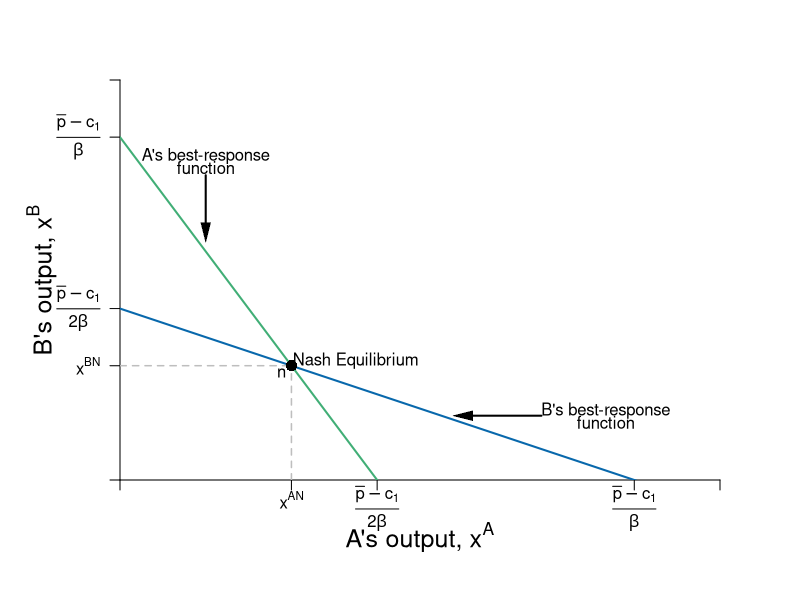

Reproduce this figure in R.
require(shape)
pdf(file = "competitionmarkets/cournot_brfs.pdf", width = 9, height = 7)

#Set parameters for graphics
axislabelsize <- 1.5
labelsize <- 1.2
graphlinewidth <- 2
segmentlinewidth <- 1.5

COL <- c("#7fc97f", "#beaed4", "#fdc086", "#ffff99", "#386cb0", "#f0027f", "#bf5b17", "#666666")
COLA <- c("#e0f3db", "#99d8c9","#66c2a4","#41ae76", "#238b45", "#005824")
COLB <- c("#c6dbef", "#4eb3d3", "#2b8cbe", "#0868ac","#084081")

par(mar =  c(6, 6, 4, 4))

piA <- function(xa, xb, s = 0.5, pmax = 20, c1 = 2) {
  (pmax - s*xb)*xa - s*(xa)^2 - c1*xa
}

piB <- function(xa, xb, s = 0.5, pmax = 20, c1 = 2) {
  (pmax - s*xa)*xb - s*(xb)^2 - c1*xb
}

brfB <- function(xa, s = 0.5, pmax = 20, c1 = 2) {
 (pmax - c1)/(2*s) - (1/2)*xa
}

brfA <- function(xa, s = 0.5, pmax = 20, c1 = 2) {
  (pmax - c1)/s - 2*xa
}

# brfPE <- function(ea, alpha = 16, beta = 1/12) {
#   alpha*(1 - beta*ea)
# }
# 
# indiffeA <- function(ea, alpha = 16, beta = 1/24, uA = 46.08) {
#   1/beta - (0.5*ea)/(alpha*beta) - uA/(alpha*beta*ea)
# }
# 
# indiffB <- function(eb, alpha = 16, beta = 1/24, uB = 46.08) {
#   (alpha*eb - uB - 0.5*eb^2)/(alpha*beta*eb)
# }
# 
# indiffB2 <- function(ea, alpha = 16, beta = 1/24, uB = 46.08) {
#   sqrt(alpha^2*(beta*ea - 1)^2 - 2*uB) - alpha*beta*ea + alpha
# }
# 
# indiffB3 <- function(ea, alpha = 16, beta = 1/24, uB = 46.08) {
#   -sqrt(alpha^2*(beta*ea - 1)^2 - 2*uB) - alpha*beta*ea + alpha
# }


#Input into Wolfram Alpha: solve for x y = 1/b - (0.5*x)/(a*b) - u/(a*b*x)

# indiffAlowB <- function(eb, alpha = 16, beta = 1/24, uA = 46.08) {
#   0.5*(-sqrt((2*alpha*beta*eb - 2*alpha)^2 - 8*uA)) - 2*alpha*beta*eb + 2*alpha
# }
# 
# indiffAlow <- function(ea, alpha = 16, beta = 1/24, uA = 46.08) {
#   0.5*(-sqrt((2*alpha*beta*ea - 2*alpha)^2 - 8*uA)) - 2*alpha*beta*ea + 2*alpha
# }
# 
# indiffAgain <- function(ea, alpha = 16, beta = 1/24, uA = 46.08) {
#   (-2*alpha*ea +2*uA + ea^2 )/ ( 2 * alpha * beta * ea)
# }

xlims <- c(0, 42)
ylims <- c(0, 42)

npts <- 501 
x <- seq(xlims[1], xlims[2], length.out = npts)
y <- seq(ylims[1], ylims[2], length.out = npts) 
a <- c(46.08, 55, 64)
b <- c(46.08, 55, 64)


#B's value when at A's bliss point
#0.35*log(5.88) + 0.35*log(8.88) + 0.5*log(10 - 5.88) + 0.5*log(15 - 8.88) 

#B's bliss point x = 4.11765; y = 6.17647
#A's value when at A's bliss point
#0.5*log(4.11765) + 0.5*log(6.17647) + 0.35*log(10 - 4.11765) + 0.35*log(15 - 6.17647) 


plot(0, 0, xlim = xlims, ylim = ylims, type = "n",
     xlab = expression(paste("")),
     ylab = expression(paste("")), 
     xaxt = "n", 
     yaxt = "n", 
     cex.lab = axislabelsize, 
     bty = "n",
     xaxs="i", 
     yaxs="i")

# ticksy <- seq(from = 0, to = ylims[2], by = 2)
# ylabels <- seq(from = 0, to = ylims[2], by = 2)
# ticksx <- seq(from = 0, to = xlims[2], by = 2)
# xlabels <- seq(from = 0, to = xlims[2], by = 2)
ticksy <- c(0, 12, 18, 36, ylims[2])
ylabels <- c(NA, expression(paste(x^{BN})), expression(paste( frac(bar(p) - c[1],2*beta) )), expression(paste( frac(bar(p) - c[1],beta) )), NA)
ticksx <- c(0, 12, 18, 36, xlims[2])
xlabels <- c(NA, expression(paste(x^{AN})), expression(paste(frac(bar(p) - c[1],2*beta))), expression(paste( frac(bar(p) - c[1],beta) )), NA)

axis(1, at = ticksx, pos = 0, labels = FALSE)

text(x = c(0, 12, 18, 36, xlims[2]), par("usr")[3] - 0.4, labels = xlabels, srt = 0, pos = 1, xpd = TRUE)

axis(2, at = ticksy, pos = 0, labels = ylabels, las = 1)

npts <- 500 
xx1 <- seq(xlims[1], xlims[2], length.out = npts)

lines(xx1, brfA(xx1, s = 0.5, pmax = 20, c1 = 2), col = COLA[4], lwd = graphlinewidth)
lines(xx1, brfB(xx1, s = 0.5, pmax = 20, c1 = 2), col = COLB[4], lwd = graphlinewidth)

segments(0, 12, 12, 12, lty = 2, col = "gray" , lwd = segmentlinewidth)
segments(12, 0, 12, 12, lty = 2, col = "gray" , lwd = segmentlinewidth)

#mtext(expression(paste("A's output, ", x^A)), side=1, line = 2.5, cex = axislabelsize)
text(0.5*(xlims[2]), -6, expression(paste("A's output, ", x^A)), xpd = TRUE, cex = axislabelsize) 
text(-5.5, 0.5*ylims[2], expression(paste("B's output, ", x^B)), xpd = TRUE, cex = axislabelsize, srt = 90) 

#segments(4.11765, 6.17647, 5.88, 8.88, lty = 1, col = COL[2] , lwd = graphlinewidth)
#text(7.3, 3, expression("Pareto Efficient"))
#text(7.3, 2.5, expression("Curve"))
#Arrows(7.3, 3.5, 7.3, 6.1, col = "black", lty = 1, lwd = 2, arr.type = "triangle", arr.lwd = 0.5)

#Label the iso-welfare functions for the HG, Aisha
# text(3.8, 1.5, expression(u[1]^A))
# text(4.6, 1.5, expression(u[2]^A))
# text(5.5, 1.5, expression(u[3]^A))
#text(6.6, 8.3, expression(u[4]^A))

#Label the indifference curves for the HG, Betty
# text(7.6, 17, expression(u[1]^B))
# text(6.75, 17, expression(u[2]^B))
# text(6, 17, expression(u[3]^B))
#text(3.4, 6.9, expression(v[4]^B))

#Label point i. 
points(12, 12, pch = 16, col = "black", cex = 1.5)
text(16.5, 12.5, expression(paste("Nash Equilibrium")))
text(11.3, 11.3, expression(paste("n")))

#Annotate Pareto Efficient Curve and relevant points
# segments(8, 6, 6, 8, lty = 1, col = COL[2] , lwd = graphlinewidth)
# points(6, 8, pch = 16, col = "black", cex = 1.5)
# text(6, 8.5, expression(paste("g")))
# 
# points(8, 6, pch = 16, col = "black", cex = 1.5)
# text(7, 7.5, expression(paste("i")))
# 
# points(7, 7, pch = 16, col = "black", cex = 1.5)
# text(8, 6.5, expression(paste("f")))

#points(5.84, 8.77, pch = 16, col = "black", cex = 1.5)

#B's brf
text(34, 7.25, expression(paste("B's best-response")))
text(34, 6, expression(paste("function")))
Arrows(29.5, 6.75, 24, 6.75, col = "black", lty = 1, lwd = 2, arr.type = "triangle", arr.lwd = 0.5)

#A's brf
text(6, 34, expression(paste("A's best-response")))
text(6, 32.75, expression(paste("function")))
Arrows(6, 32, 6, 26, col = "black", lty = 1, lwd = 2, arr.type = "triangle", arr.lwd = 0.5)



# par(new = TRUE)
# 
# #Use the same x and ylims as previously, but with locations switched
# xlims2 <- c(18, 0)
# ylims2 <- c(18, 0)

#Leave the ylab and xlab blank to ensure no axes titles
# plot(0, 0, xlim = xlims2, ylim = ylims2, type = "n",
#      xlab = expression(paste("")),
#      ylab = expression(paste("")),
#      xaxt = "n", 
#      yaxt = "n", 
#      cex.lab = 1.3, 
#      bty = "n",
#      xaxs="i", 
#      yaxs="i")
# 
# 
# lines(xx1, indiffAlow(xx1, uA = 46.08, alpha = 16, beta = 1/24), col = COL[2], lwd = graphlinewidth)


#Set up axes at sides 3 and 4 (top and right)
# axis(side = 3, at = ticksx, pos = 0, labels = xlabels)
# axis(side = 4, at = ticksy, pos = 0, labels = ylabels, las = 0)
# mtext("B's Apples, x", side=3, line = 2.5, cex = axislabelsize)
# text(-0.8, 7, expression(paste("B's Oranges, y")), xpd = TRUE, cex = axislabelsize, srt = 270) 
# 
# #Add arrows:
# arrows(-0.8, 10, -0.8, 14, xpd = TRUE, length=0.1,angle=40,lwd=3)
# arrows(6.2, -1.8, 9, -1.8, xpd = TRUE, length=0.1,angle=40,lwd=3)
# 

#Customize ticks and labels for the plot
#ticksy <- seq(from = 0, to = 15, by = 1)
#ylabels <- seq(from = 0, to = 15, by = 1)
#ticksx <- seq(from = 0, to = 10, by = 1)
#xlabels <- seq(from = 0, to = 10, by = 1)
#axis(1, at = ticksx, pos = 0, labels = xlabels)
#axis(2, at = ticksy, pos = 0, labels = ylabels, las = 0)

dev.off()
